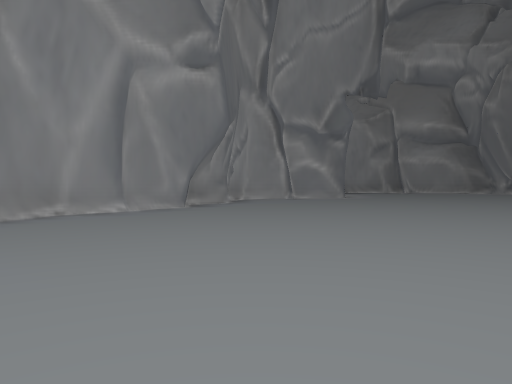
view 1 (above)

17 first-person views from a walk through a scene from a Unity 3-D project. The camera is 1.2 m above the floor, tilts 2° down and sees 70° across. The floor is counted in squares, 2 m on a side. Each view is taken from the middle of a square. On the plan, view 1 faces up. The plan holds only what a view shows up to about 10 squares ahead; the rest is blank. The place goes on beyond the plan. The player is left out. Some animated figures are left out.

view 2
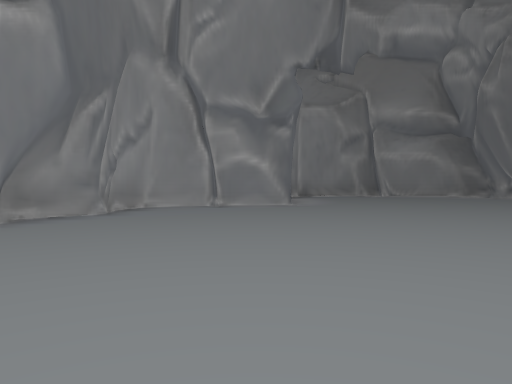

view 3
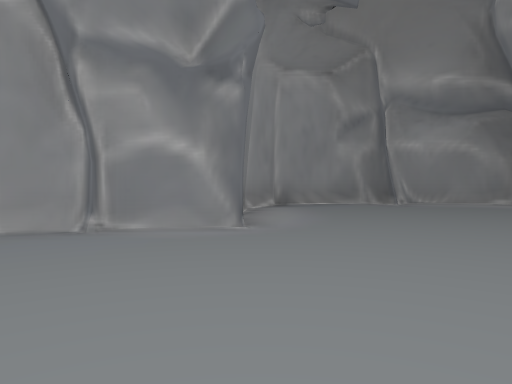

view 4
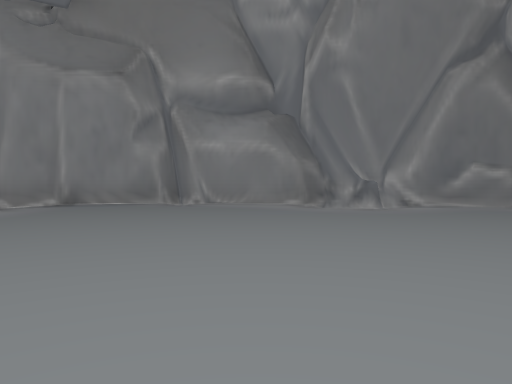

view 5
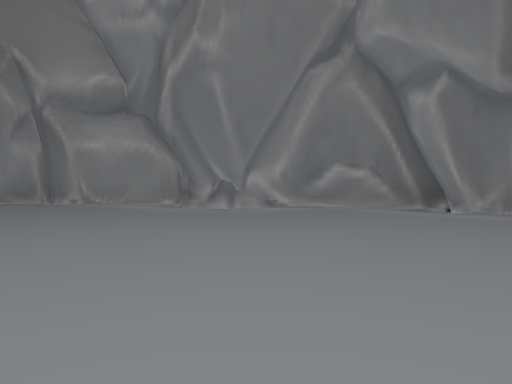

view 6
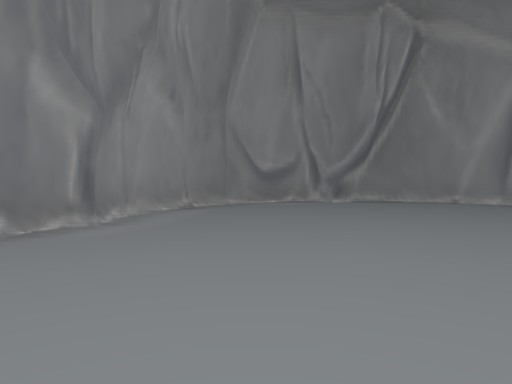

view 7
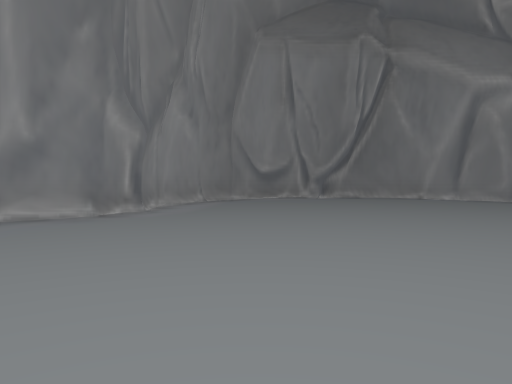

view 8
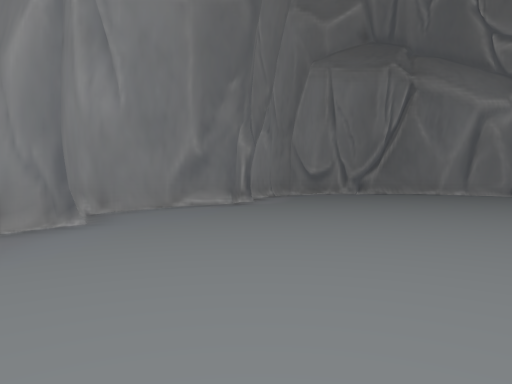

view 9
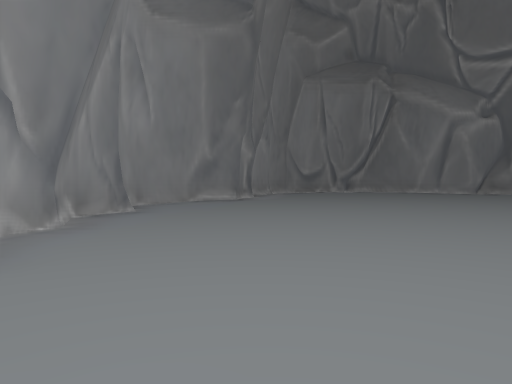

view 10
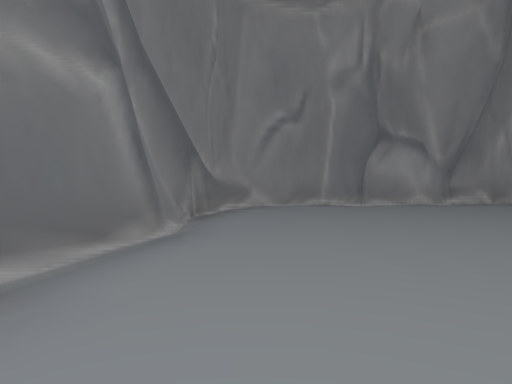

view 11
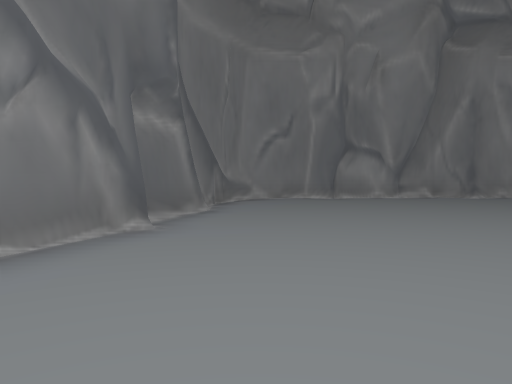

view 12
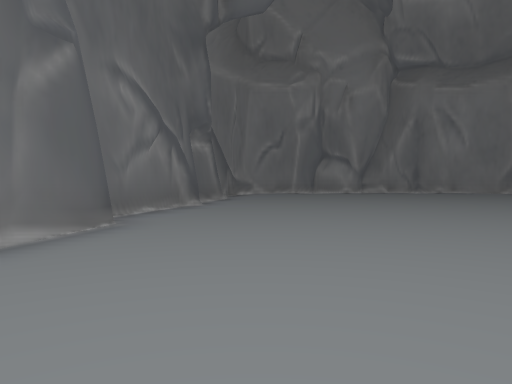

view 13
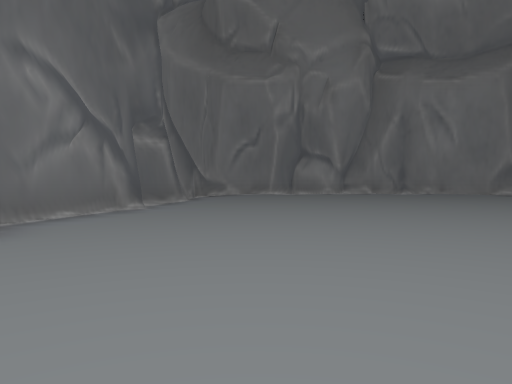

view 14
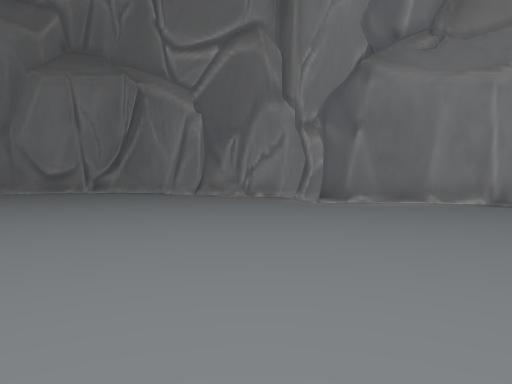

view 15
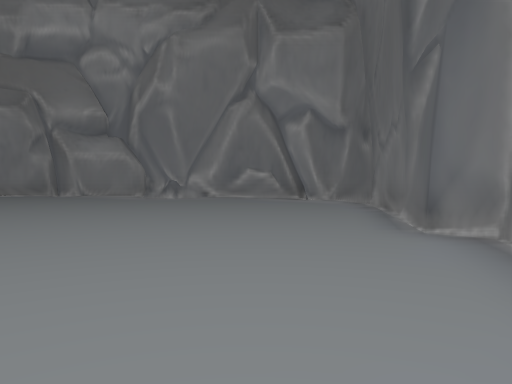

view 16
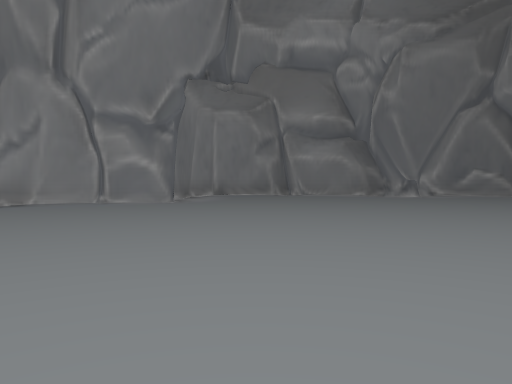

view 17
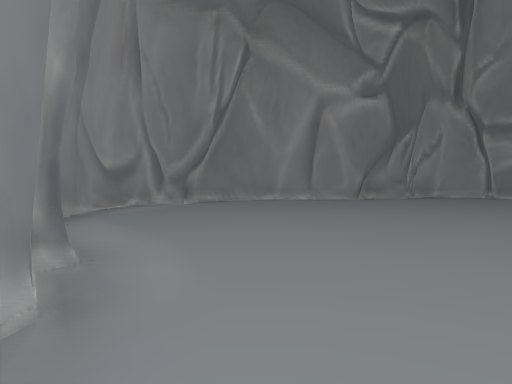

### Floor plan
Key: @ floor where view 1 was taken; # wall or solid block; . floor.
Columns run from 4 left of view 1 to 16 right of it. Each row starts with its distance up from view 1.
 16        ########
 15       ##......#####
 14       #...........###
 13       #.............#
 12     ###.............#
 11    ##...............#
 10    #................#
  9   ##................#
  8  ##.................#
  7 ##.................##
  6 #...................#
  5 #..................##
  4 #..................#
  3 #..................#
  2 #..................#
  1 #.................##
  0 ##..@.............#
 -1  ###..............#
 -2     ###...........#
 -3       ##.........##
 -4        ###########

Where each view was taken, in squares from view 1:
view 1: 0 up, 0 right, facing up
view 2: 3 up, 2 right, facing up
view 3: 7 up, 3 right, facing up
view 4: 7 up, 8 right, facing up
view 5: 7 up, 11 right, facing up
view 6: 1 up, 6 right, facing left
view 7: 1 up, 8 right, facing left
view 8: 1 down, 11 right, facing left
view 9: 1 down, 13 right, facing left
view 10: 5 up, 13 right, facing down
view 11: 8 up, 13 right, facing down
view 12: 12 up, 13 right, facing down
view 13: 11 up, 12 right, facing down
view 14: 10 up, 12 right, facing left
view 15: 3 up, 13 right, facing up
view 16: 2 up, 5 right, facing up
view 17: 2 down, 4 right, facing up-left
